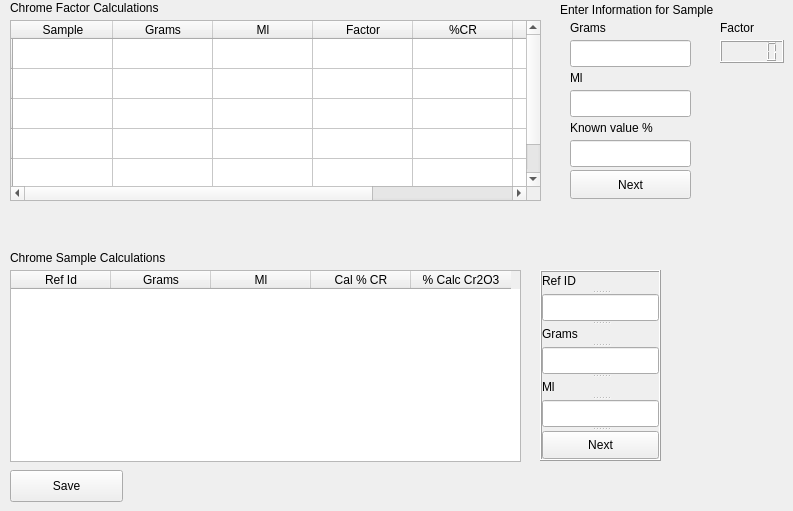
    <widget class="QWidget" name="chrome_ore">
     <attribute name="title">
      <string>Chrome Ore</string>
     </attribute>
     <widget class="QLabel" name="cr_FactorCalculations">
      <property name="geometry">
       <rect>
        <x>10</x>
        <y>0</y>
        <width>171</width>
        <height>16</height>
       </rect>
      </property>
      <property name="text">
       <string>Chrome Factor Calculations</string>
      </property>
     </widget>
     <widget class="QTableWidget" name="cr_factor_TableWidget">
      <property name="enabled">
       <bool>true</bool>
      </property>
      <property name="geometry">
       <rect>
        <x>10</x>
        <y>20</y>
        <width>531</width>
        <height>181</height>
       </rect>
      </property>
      <row>
       <property name="text">
        <string/>
       </property>
      </row>
      <row>
       <property name="text">
        <string/>
       </property>
      </row>
      <row>
       <property name="text">
        <string/>
       </property>
      </row>
      <row>
       <property name="text">
        <string/>
       </property>
      </row>
      <row>
       <property name="text">
        <string/>
       </property>
      </row>
      <column>
       <property name="text">
        <string>Sample</string>
       </property>
      </column>
      <column>
       <property name="text">
        <string>Grams</string>
       </property>
      </column>
      <column>
       <property name="text">
        <string>Ml</string>
       </property>
      </column>
      <column>
       <property name="text">
        <string>Factor</string>
       </property>
      </column>
      <column>
       <property name="text">
        <string>%CR</string>
       </property>
      </column>
      <column>
       <property name="text">
        <string>Known %</string>
       </property>
      </column>
      <column>
       <property name="text">
        <string>Bias</string>
       </property>
      </column>
      <item row="0" column="1">
       <property name="text">
        <string/>
       </property>
       <property name="flags">
        <set>ItemIsDragEnabled|ItemIsUserCheckable|ItemIsEnabled</set>
       </property>
      </item>
      <item row="0" column="2">
       <property name="text">
        <string/>
       </property>
       <property name="flags">
        <set>ItemIsDragEnabled|ItemIsUserCheckable|ItemIsEnabled</set>
       </property>
      </item>
      <item row="0" column="3">
       <property name="text">
        <string/>
       </property>
       <property name="flags">
        <set>ItemIsDragEnabled|ItemIsUserCheckable|ItemIsEnabled</set>
       </property>
      </item>
      <item row="0" column="4">
       <property name="text">
        <string/>
       </property>
       <property name="flags">
        <set>ItemIsDragEnabled|ItemIsUserCheckable|ItemIsEnabled</set>
       </property>
      </item>
      <item row="0" column="5">
       <property name="text">
        <string/>
       </property>
       <property name="flags">
        <set>ItemIsDragEnabled|ItemIsUserCheckable|ItemIsEnabled</set>
       </property>
      </item>
      <item row="1" column="1">
       <property name="text">
        <string/>
       </property>
       <property name="flags">
        <set>ItemIsDragEnabled|ItemIsUserCheckable|ItemIsEnabled</set>
       </property>
      </item>
      <item row="1" column="2">
       <property name="text">
        <string/>
       </property>
       <property name="flags">
        <set>ItemIsDragEnabled|ItemIsUserCheckable|ItemIsEnabled</set>
       </property>
      </item>
      <item row="1" column="3">
       <property name="text">
        <string/>
       </property>
       <property name="flags">
        <set>ItemIsDragEnabled|ItemIsUserCheckable|ItemIsEnabled</set>
       </property>
      </item>
      <item row="1" column="4">
       <property name="text">
        <string/>
       </property>
       <property name="flags">
        <set>ItemIsDragEnabled|ItemIsUserCheckable|ItemIsEnabled</set>
       </property>
      </item>
      <item row="1" column="5">
       <property name="text">
        <string/>
       </property>
       <property name="flags">
        <set>ItemIsDragEnabled|ItemIsUserCheckable|ItemIsEnabled</set>
       </property>
      </item>
      <item row="2" column="1">
       <property name="text">
        <string/>
       </property>
       <property name="flags">
        <set>ItemIsDragEnabled|ItemIsUserCheckable|ItemIsEnabled</set>
       </property>
      </item>
      <item row="2" column="2">
       <property name="text">
        <string/>
       </property>
       <property name="flags">
        <set>ItemIsDragEnabled|ItemIsUserCheckable|ItemIsEnabled</set>
       </property>
      </item>
      <item row="2" column="3">
       <property name="text">
        <string/>
       </property>
       <property name="flags">
        <set>ItemIsDragEnabled|ItemIsUserCheckable|ItemIsEnabled</set>
       </property>
      </item>
      <item row="2" column="4">
       <property name="text">
        <string/>
       </property>
       <property name="flags">
        <set>ItemIsDragEnabled|ItemIsUserCheckable|ItemIsEnabled</set>
       </property>
      </item>
      <item row="2" column="5">
       <property name="text">
        <string/>
       </property>
       <property name="flags">
        <set>ItemIsDragEnabled|ItemIsUserCheckable|ItemIsEnabled</set>
       </property>
      </item>
      <item row="3" column="1">
       <property name="text">
        <string/>
       </property>
       <property name="flags">
        <set>ItemIsDragEnabled|ItemIsUserCheckable|ItemIsEnabled</set>
       </property>
      </item>
      <item row="3" column="2">
       <property name="text">
        <string/>
       </property>
       <property name="flags">
        <set>ItemIsDragEnabled|ItemIsUserCheckable|ItemIsEnabled</set>
       </property>
      </item>
      <item row="3" column="3">
       <property name="text">
        <string/>
       </property>
       <property name="flags">
        <set>ItemIsDragEnabled|ItemIsUserCheckable|ItemIsEnabled</set>
       </property>
      </item>
      <item row="3" column="4">
       <property name="text">
        <string/>
       </property>
       <property name="flags">
        <set>ItemIsDragEnabled|ItemIsUserCheckable|ItemIsEnabled</set>
       </property>
      </item>
      <item row="3" column="5">
       <property name="text">
        <string/>
       </property>
       <property name="flags">
        <set>ItemIsDragEnabled|ItemIsUserCheckable|ItemIsEnabled</set>
       </property>
      </item>
      <item row="4" column="1">
       <property name="text">
        <string/>
       </property>
       <property name="flags">
        <set>ItemIsDragEnabled|ItemIsUserCheckable|ItemIsEnabled</set>
       </property>
      </item>
      <item row="4" column="2">
       <property name="text">
        <string/>
       </property>
       <property name="flags">
        <set>ItemIsDragEnabled|ItemIsUserCheckable|ItemIsEnabled</set>
       </property>
      </item>
      <item row="4" column="3">
       <property name="text">
        <string/>
       </property>
       <property name="flags">
        <set>ItemIsDragEnabled|ItemIsUserCheckable|ItemIsEnabled</set>
       </property>
      </item>
      <item row="4" column="4">
       <property name="text">
        <string/>
       </property>
       <property name="flags">
        <set>ItemIsDragEnabled|ItemIsUserCheckable|ItemIsEnabled</set>
       </property>
      </item>
      <item row="4" column="5">
       <property name="text">
        <string/>
       </property>
       <property name="flags">
        <set>ItemIsDragEnabled|ItemIsUserCheckable|ItemIsEnabled</set>
       </property>
      </item>
     </widget>
     <widget class="QLabel" name="cr_sample_info">
      <property name="geometry">
       <rect>
        <x>560</x>
        <y>0</y>
        <width>221</width>
        <height>20</height>
       </rect>
      </property>
      <property name="text">
       <string>Enter Information for Sample</string>
      </property>
     </widget>
     <widget class="QLabel" name="cr_factor_label_value">
      <property name="geometry">
       <rect>
        <x>720</x>
        <y>20</y>
        <width>60</width>
        <height>16</height>
       </rect>
      </property>
      <property name="text">
       <string>Factor</string>
      </property>
     </widget>
     <widget class="QLCDNumber" name="cr_factor_display">
      <property name="geometry">
       <rect>
        <x>720</x>
        <y>40</y>
        <width>64</width>
        <height>23</height>
       </rect>
      </property>
     </widget>
     <widget class="QTableWidget" name="cr_sample_tableWidget">
      <property name="geometry">
       <rect>
        <x>10</x>
        <y>270</y>
        <width>511</width>
        <height>192</height>
       </rect>
      </property>
      <column>
       <property name="text">
        <string>Ref Id</string>
       </property>
      </column>
      <column>
       <property name="text">
        <string>Grams</string>
       </property>
      </column>
      <column>
       <property name="text">
        <string>Ml</string>
       </property>
      </column>
      <column>
       <property name="text">
        <string>Cal % CR</string>
       </property>
      </column>
      <column>
       <property name="text">
        <string>% Calc Cr2O3</string>
       </property>
      </column>
     </widget>
     <widget class="QPushButton" name="cr_save_button">
      <property name="geometry">
       <rect>
        <x>10</x>
        <y>470</y>
        <width>113</width>
        <height>32</height>
       </rect>
      </property>
      <property name="text">
       <string>Save</string>
      </property>
     </widget>
     <widget class="QLabel" name="cr_SampleCalculations">
      <property name="geometry">
       <rect>
        <x>10</x>
        <y>250</y>
        <width>201</width>
        <height>16</height>
       </rect>
      </property>
      <property name="text">
       <string>Chrome Sample Calculations</string>
      </property>
     </widget>
     <widget class="QSplitter" name="splitter_7">
      <property name="geometry">
       <rect>
        <x>540</x>
        <y>270</y>
        <width>121</width>
        <height>191</height>
       </rect>
      </property>
      <property name="frameShape">
       <enum>QFrame::Box</enum>
      </property>
      <property name="frameShadow">
       <enum>QFrame::Raised</enum>
      </property>
      <property name="orientation">
       <enum>Qt::Vertical</enum>
      </property>
      <property name="opaqueResize">
       <bool>false</bool>
      </property>
      <property name="childrenCollapsible">
       <bool>false</bool>
      </property>
      <widget class="QLabel" name="cr_sample_ref_id_text">
       <property name="text">
        <string>Ref ID</string>
       </property>
      </widget>
      <widget class="QLineEdit" name="cr_sample_ref_id_value"/>
      <widget class="QLabel" name="cr_sample_grams_text">
       <property name="text">
        <string>Grams</string>
       </property>
      </widget>
      <widget class="QLineEdit" name="cr_sample_grams_value"/>
      <widget class="QLabel" name="cr_sample_ml_text">
       <property name="text">
        <string>Ml</string>
       </property>
      </widget>
      <widget class="QLineEdit" name="cr_sample_ml_value"/>
      <widget class="QPushButton" name="cr_sample_next_button">
       <property name="text">
        <string>Next</string>
       </property>
      </widget>
     </widget>
     <widget class="QLabel" name="cr_factor_grams_text">
      <property name="geometry">
       <rect>
        <x>570</x>
        <y>20</y>
        <width>121</width>
        <height>16</height>
       </rect>
      </property>
      <property name="text">
       <string>Grams</string>
      </property>
     </widget>
     <widget class="QLineEdit" name="cr_factor_grams_value">
      <property name="geometry">
       <rect>
        <x>570</x>
        <y>40</y>
        <width>121</width>
        <height>27</height>
       </rect>
      </property>
     </widget>
     <widget class="QLabel" name="cr_factor_ml_text">
      <property name="geometry">
       <rect>
        <x>570</x>
        <y>70</y>
        <width>121</width>
        <height>16</height>
       </rect>
      </property>
      <property name="text">
       <string>Ml</string>
      </property>
     </widget>
     <widget class="QLineEdit" name="cr_factor_ml_value">
      <property name="geometry">
       <rect>
        <x>570</x>
        <y>90</y>
        <width>121</width>
        <height>27</height>
       </rect>
      </property>
     </widget>
     <widget class="QLabel" name="cr_factor_know_value_text">
      <property name="geometry">
       <rect>
        <x>570</x>
        <y>120</y>
        <width>121</width>
        <height>16</height>
       </rect>
      </property>
      <property name="text">
       <string>Known value % </string>
      </property>
     </widget>
     <widget class="QLineEdit" name="cr_factor_know_value">
      <property name="geometry">
       <rect>
        <x>570</x>
        <y>140</y>
        <width>121</width>
        <height>27</height>
       </rect>
      </property>
     </widget>
     <widget class="QPushButton" name="cr_factor_next_button">
      <property name="geometry">
       <rect>
        <x>570</x>
        <y>170</y>
        <width>121</width>
        <height>29</height>
       </rect>
      </property>
      <property name="text">
       <string>Next</string>
      </property>
     </widget>
    </widget>
